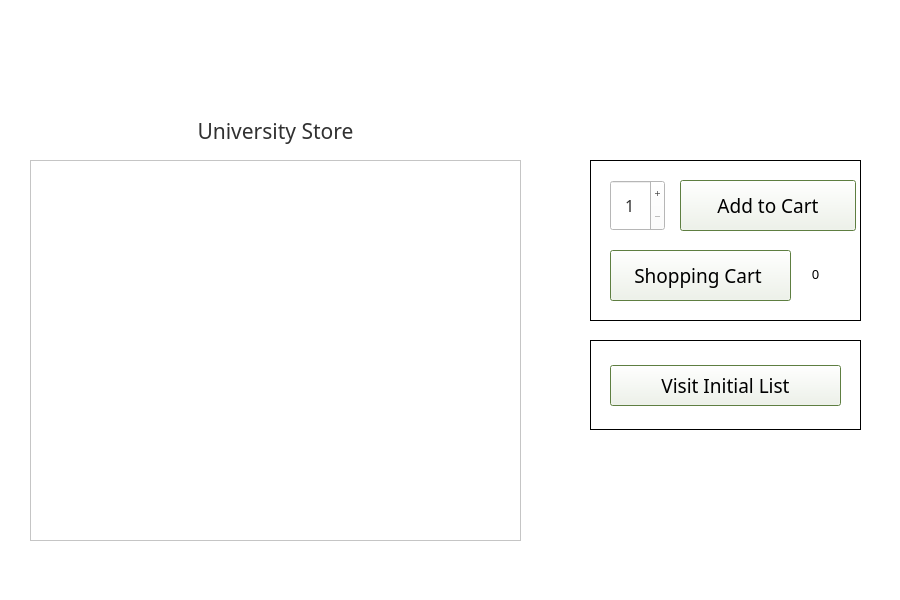
<?xml version="1.0" encoding="UTF-8"?>
<ui version="4.0">
 <class>SchoolStore</class>
 <widget class="QMainWindow" name="SchoolStore">
  <property name="geometry">
   <rect>
    <x>0</x>
    <y>0</y>
    <width>900</width>
    <height>600</height>
   </rect>
  </property>
  <property name="windowTitle">
   <string>School Store</string>
  </property>
  <property name="windowIcon">
   <iconset resource="resources/resources.qrc">
    <normaloff>:/CC_logo_mini-removebg.png</normaloff>:/CC_logo_mini-removebg.png</iconset>
  </property>
  <property name="styleSheet">
   <string notr="true">color: rgb(49, 49, 49);
background-color: rgb(255, 255, 255);
alternate-background-color: rgb(225, 225, 225);
selection-color: rgb(49, 49, 49);
selection-background-color: rgb(118, 158, 81);</string>
  </property>
  <widget class="QWidget" name="centralwidget">
   <widget class="QFrame" name="shop_functions_frame">
    <property name="geometry">
     <rect>
      <x>590</x>
      <y>160</y>
      <width>271</width>
      <height>161</height>
     </rect>
    </property>
    <property name="styleSheet">
     <string notr="true">background-color: rgb(255, 255, 255);
color: rgb(0, 0, 0);</string>
    </property>
    <property name="frameShape">
     <enum>QFrame::Panel</enum>
    </property>
    <property name="frameShadow">
     <enum>QFrame::Plain</enum>
    </property>
    <widget class="QSpinBox" name="quantity_spinBox">
     <property name="geometry">
      <rect>
       <x>20</x>
       <y>20</y>
       <width>55</width>
       <height>51</height>
      </rect>
     </property>
     <property name="font">
      <font>
       <family>Mongolian Baiti</family>
       <pointsize>12</pointsize>
      </font>
     </property>
     <property name="focusPolicy">
      <enum>Qt::WheelFocus</enum>
     </property>
     <property name="styleSheet">
      <string notr="true">color: rgb(49, 49, 49);
background-color: rgb(255, 255, 255);
alternate-background-color: rgb(225, 225, 225);
selection-color: rgb(49, 49, 49);
selection-background-color: rgb(118, 158, 81);</string>
     </property>
     <property name="frame">
      <bool>true</bool>
     </property>
     <property name="alignment">
      <set>Qt::AlignCenter</set>
     </property>
     <property name="readOnly">
      <bool>false</bool>
     </property>
     <property name="buttonSymbols">
      <enum>QAbstractSpinBox::PlusMinus</enum>
     </property>
     <property name="correctionMode">
      <enum>QAbstractSpinBox::CorrectToNearestValue</enum>
     </property>
     <property name="keyboardTracking">
      <bool>true</bool>
     </property>
     <property name="showGroupSeparator" stdset="0">
      <bool>false</bool>
     </property>
     <property name="minimum">
      <number>1</number>
     </property>
     <property name="maximum">
      <number>100</number>
     </property>
     <property name="value">
      <number>1</number>
     </property>
    </widget>
    <widget class="QPushButton" name="add_to_cart_pushButton">
     <property name="geometry">
      <rect>
       <x>90</x>
       <y>20</y>
       <width>176</width>
       <height>51</height>
      </rect>
     </property>
     <property name="font">
      <font>
       <family>Mongolian Baiti</family>
       <pointsize>14</pointsize>
      </font>
     </property>
     <property name="styleSheet">
      <string notr="true">background-color:  rgb(255, 255, 255);
border-style: outset;
border-width: 2px;
border-radius: 10px;
border-color:rgb(118, 158, 81);
min-width: 10em;
padding: 6px;

QPushButton#add_to_cart_pushButton: clicked {
	background-color: rgb(118, 158, 81);
    border-style: inset;
}</string>
     </property>
     <property name="text">
      <string>Add to Cart</string>
     </property>
     <property name="icon">
      <iconset>
       <normaloff>:/rec/resources/addToCart-removebg-.png</normaloff>:/rec/resources/addToCart-removebg-.png</iconset>
     </property>
     <property name="iconSize">
      <size>
       <width>30</width>
       <height>30</height>
      </size>
     </property>
     <property name="autoDefault">
      <bool>true</bool>
     </property>
     <property name="default">
      <bool>true</bool>
     </property>
    </widget>
    <widget class="QPushButton" name="shopping_cart_pushButton">
     <property name="geometry">
      <rect>
       <x>20</x>
       <y>90</y>
       <width>181</width>
       <height>51</height>
      </rect>
     </property>
     <property name="font">
      <font>
       <family>Mongolian Baiti</family>
       <pointsize>14</pointsize>
      </font>
     </property>
     <property name="layoutDirection">
      <enum>Qt::RightToLeft</enum>
     </property>
     <property name="styleSheet">
      <string notr="true">background-color:  rgb(255, 255, 255);
border-style: outset;
border-width: 2px;
border-radius: 10px;
border-color:rgb(118, 158, 81);
min-width: 10em;
padding: 6px;

QPushButton#shopping_cart_pushButton: clicked {
	background-color: rgb(118, 158, 81);
    border-style: inset;
}</string>
     </property>
     <property name="text">
      <string>Shopping Cart </string>
     </property>
     <property name="icon">
      <iconset resource="resources/resources.qrc">
       <normaloff>:/school_store_logo-removebg.png</normaloff>:/school_store_logo-removebg.png</iconset>
     </property>
     <property name="iconSize">
      <size>
       <width>30</width>
       <height>30</height>
      </size>
     </property>
     <property name="autoDefault">
      <bool>true</bool>
     </property>
     <property name="default">
      <bool>true</bool>
     </property>
    </widget>
    <widget class="QFrame" name="bubble_frame">
     <property name="geometry">
      <rect>
       <x>200</x>
       <y>95</y>
       <width>51</width>
       <height>41</height>
      </rect>
     </property>
     <property name="font">
      <font>
       <family>Mongolian Baiti</family>
      </font>
     </property>
     <property name="styleSheet">
      <string notr="true">background: none;
image: url(:/rec/resources/bubble-icon-removebg.png);</string>
     </property>
     <property name="frameShape">
      <enum>QFrame::NoFrame</enum>
     </property>
     <property name="frameShadow">
      <enum>QFrame::Plain</enum>
     </property>
     <widget class="QLabel" name="cart_quantity_display">
      <property name="geometry">
       <rect>
        <x>0</x>
        <y>-2</y>
        <width>51</width>
        <height>41</height>
       </rect>
      </property>
      <property name="font">
       <font>
        <family>Mongolian Baiti</family>
        <pointsize>10</pointsize>
       </font>
      </property>
      <property name="styleSheet">
       <string notr="true">background: none;</string>
      </property>
      <property name="text">
       <string>0</string>
      </property>
      <property name="alignment">
       <set>Qt::AlignCenter</set>
      </property>
     </widget>
     <widget class="QLabel" name="bubble_photo">
      <property name="geometry">
       <rect>
        <x>0</x>
        <y>0</y>
        <width>51</width>
        <height>41</height>
       </rect>
      </property>
      <property name="styleSheet">
       <string notr="true">image: url(:/bubble-removebg.png);</string>
      </property>
      <property name="text">
       <string/>
      </property>
     </widget>
    </widget>
   </widget>
   <widget class="QFrame" name="bottom_right_frame">
    <property name="geometry">
     <rect>
      <x>590</x>
      <y>340</y>
      <width>271</width>
      <height>90</height>
     </rect>
    </property>
    <property name="styleSheet">
     <string notr="true">background-color: rgb(255, 255, 255);
color: rgb(0, 0, 0);</string>
    </property>
    <property name="frameShape">
     <enum>QFrame::Panel</enum>
    </property>
    <property name="frameShadow">
     <enum>QFrame::Plain</enum>
    </property>
    <widget class="QPushButton" name="initial_list_pushButton">
     <property name="geometry">
      <rect>
       <x>20</x>
       <y>25</y>
       <width>231</width>
       <height>41</height>
      </rect>
     </property>
     <property name="minimumSize">
      <size>
       <width>146</width>
       <height>0</height>
      </size>
     </property>
     <property name="maximumSize">
      <size>
       <width>16777215</width>
       <height>16777215</height>
      </size>
     </property>
     <property name="font">
      <font>
       <family>Mongolian Baiti</family>
       <pointsize>14</pointsize>
       <weight>50</weight>
       <bold>false</bold>
      </font>
     </property>
     <property name="styleSheet">
      <string notr="true">background-color:  rgb(255, 255, 255);
border-style: outset;
border-width: 2px;
border-radius: 10px;
border-color:rgb(118, 158, 81);
min-width: 10em;
padding: 6px;

QPushButton#initial_list_pushButton: clicked {
	background-color: rgb(118, 158, 81);
    border-style: inset;
}</string>
     </property>
     <property name="text">
      <string>Visit Initial List</string>
     </property>
     <property name="autoDefault">
      <bool>true</bool>
     </property>
     <property name="default">
      <bool>true</bool>
     </property>
     <property name="flat">
      <bool>false</bool>
     </property>
    </widget>
   </widget>
   <widget class="QFrame" name="store_frame">
    <property name="geometry">
     <rect>
      <x>30</x>
      <y>160</y>
      <width>491</width>
      <height>381</height>
     </rect>
    </property>
    <property name="frameShape">
     <enum>QFrame::StyledPanel</enum>
    </property>
    <property name="frameShadow">
     <enum>QFrame::Raised</enum>
    </property>
    <widget class="QTableView" name="school_store_tableView">
     <property name="geometry">
      <rect>
       <x>0</x>
       <y>0</y>
       <width>491</width>
       <height>381</height>
      </rect>
     </property>
     <property name="sizePolicy">
      <sizepolicy hsizetype="Preferred" vsizetype="Preferred">
       <horstretch>0</horstretch>
       <verstretch>0</verstretch>
      </sizepolicy>
     </property>
     <property name="font">
      <font>
       <family>Mongolian Baiti</family>
       <pointsize>12</pointsize>
      </font>
     </property>
     <property name="focusPolicy">
      <enum>Qt::NoFocus</enum>
     </property>
     <property name="styleSheet">
      <string notr="true">background-color: rgb(255, 255, 255);
color: rgb(49, 49, 49);
alternate-background-color: rgb(240, 240, 240);
selection-color: rgb(49, 49, 49);
selection-background-color: rgb(118, 158, 81);</string>
     </property>
     <property name="horizontalScrollBarPolicy">
      <enum>Qt::ScrollBarAlwaysOff</enum>
     </property>
     <property name="sizeAdjustPolicy">
      <enum>QAbstractScrollArea::AdjustToContents</enum>
     </property>
     <property name="autoScroll">
      <bool>false</bool>
     </property>
     <property name="autoScrollMargin">
      <number>5</number>
     </property>
     <property name="dragDropOverwriteMode">
      <bool>false</bool>
     </property>
     <property name="alternatingRowColors">
      <bool>true</bool>
     </property>
     <property name="selectionMode">
      <enum>QAbstractItemView::SingleSelection</enum>
     </property>
     <property name="selectionBehavior">
      <enum>QAbstractItemView::SelectRows</enum>
     </property>
     <property name="showGrid">
      <bool>false</bool>
     </property>
     <property name="gridStyle">
      <enum>Qt::SolidLine</enum>
     </property>
     <property name="sortingEnabled">
      <bool>false</bool>
     </property>
     <attribute name="horizontalHeaderVisible">
      <bool>false</bool>
     </attribute>
     <attribute name="horizontalHeaderMinimumSectionSize">
      <number>55</number>
     </attribute>
     <attribute name="horizontalHeaderDefaultSectionSize">
      <number>200</number>
     </attribute>
     <attribute name="verticalHeaderVisible">
      <bool>false</bool>
     </attribute>
     <attribute name="verticalHeaderHighlightSections">
      <bool>true</bool>
     </attribute>
    </widget>
   </widget>
   <widget class="QLabel" name="cc_logo_icon">
    <property name="geometry">
     <rect>
      <x>30</x>
      <y>0</y>
      <width>361</width>
      <height>81</height>
     </rect>
    </property>
    <property name="styleSheet">
     <string notr="true">image: url(:/CC_logo.png);</string>
    </property>
    <property name="text">
     <string/>
    </property>
   </widget>
   <widget class="QFrame" name="cart_title_frame">
    <property name="geometry">
     <rect>
      <x>30</x>
      <y>110</y>
      <width>491</width>
      <height>41</height>
     </rect>
    </property>
    <property name="frameShape">
     <enum>QFrame::NoFrame</enum>
    </property>
    <property name="frameShadow">
     <enum>QFrame::Raised</enum>
    </property>
    <widget class="QLabel" name="shopping_cart_logo">
     <property name="geometry">
      <rect>
       <x>0</x>
       <y>5</y>
       <width>491</width>
       <height>31</height>
      </rect>
     </property>
     <property name="font">
      <font>
       <family>Mongolian Baiti</family>
       <pointsize>16</pointsize>
      </font>
     </property>
     <property name="styleSheet">
      <string notr="true">color: rgb(49, 49, 49);</string>
     </property>
     <property name="text">
      <string>University Store</string>
     </property>
     <property name="alignment">
      <set>Qt::AlignCenter</set>
     </property>
    </widget>
   </widget>
  </widget>
 </widget>
 <resources>
  <include location="resources/resources.qrc"/>
 </resources>
 <connections/>
</ui>
